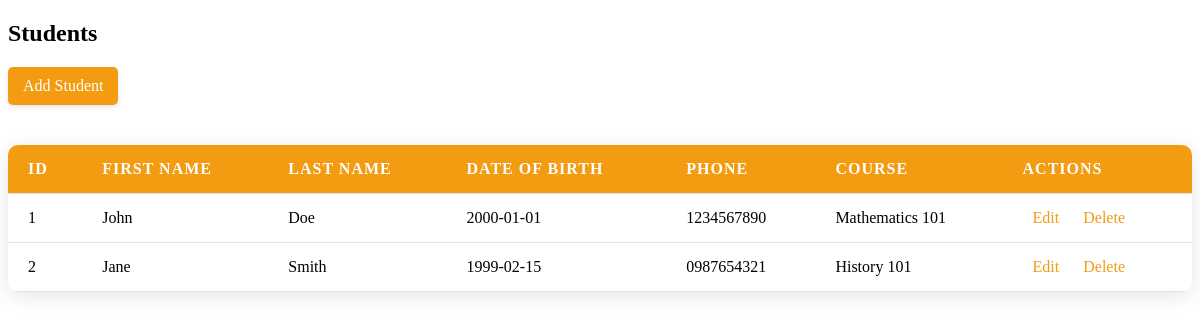
Page /students_section.php on the committed database.
### tables this page shows
CREATE TABLE students (
    student_id INT AUTO_INCREMENT PRIMARY KEY,
    user_id INT NOT NULL UNIQUE,   
    first_name VARCHAR(50) NOT NULL,
    last_name VARCHAR(50) NOT NULL,
    dob DATE NOT NULL,   
    phone VARCHAR(15),   
    course_id INT,   
    FOREIGN KEY (user_id) REFERENCES users(user_id) ON DELETE CASCADE,
    FOREIGN KEY (course_id) REFERENCES courses(course_id) ON DELETE SET NULL   
);

CREATE TABLE courses (
    course_id INT AUTO_INCREMENT PRIMARY KEY,
    course_name VARCHAR(100) NOT NULL UNIQUE,   
    course_description TEXT,
    created_at TIMESTAMP DEFAULT CURRENT_TIMESTAMP
);

### students_section.php (the view, shortened to what this page needs)
<?php
require '../php/db_connection.php';
$students = $pdo->query("SELECT s.student_id, s.first_name, s.last_name, s.dob, s.phone, c.course_name
                        FROM students s
                        LEFT JOIN courses c
                        ON s.course_id = c.course_id")->fetchAll(PDO::FETCH_ASSOC);
?>
<!DOCTYPE html>
<html lang="en">
<head>
    <link rel="stylesheet" href="../css/admin_dashboard_sections.css">
</head>
<body>
    <h2>Students</h2>
    <a href="../admin_add_feature/add_student.php" class="add-btn">Add Student</a>
    <table>
        <thead>
            <tr>
                <th>ID</th>
                <th>First Name</th>
                <th>Last Name</th>
                <th>Date of Birth</th>
                <th>Phone</th>
                <th>Course</th>
                <th>Actions</th>
            </tr>
        </thead>
        <tbody>
            <?php foreach ($students as $student): ?>
                <tr>
                    <td><?php echo $student['student_id']; ?></td>
                    <td><?php echo htmlspecialchars($student['first_name']); ?></td>
                    <td><?php echo htmlspecialchars($student['last_name']); ?></td>
                    <td><?php echo htmlspecialchars($student['dob']); ?></td>
                    <td><?php echo htmlspecialchars($student['phone']); ?></td>
                    <td><?php echo htmlspecialchars($student['course_name']); ?></td>
                    <td>
                        <a href="../admin_update_feature/update_student.php?student_id=<?php echo $student['student_id']; ?>">Edit</a>
                        <a href="../admin_delete_feature/delete_student.php?student_id=<?php echo $student['student_id']; ?>"
                            onclick="return confirm('Are you sure you want to delete this student?');">Delete</a>
                    </td>
                </tr>
            <?php endforeach; ?>
        </tbody>
    </table>
</body>
</html>

### admin_dashboard_sections.css (style rules this page uses)
table { width: 100%; border-collapse: collapse; margin-top: 20px; background-color: #ffffff; box-shadow: 0 4px 20px rgba(0, 0, 0, 0.1); border-radius: 10px; overflow: hidden; }
th, td { padding: 15px 20px; text-align: left; border-bottom: 1px solid #e2e2e2; }
th { background-color: #f39c12; color: #ffffff; font-weight: bold; text-transform: uppercase; letter-spacing: 1px; }
tr { transition: background-color 0.3s; }
a { color: #f39c12; text-decoration: none; padding: 5px 10px; border-radius: 5px; transition: background 0.3s, color 0.3s; }
.add-btn { display: inline-block; padding: 10px 15px; background-color: #f39c12; color: #ffffff; border-radius: 5px; margin-bottom: 20px; transition: background 0.3s ease; box-shadow: 0 2px 5px rgba(0, 0, 0, 0.1); }

### rows in the picture
students: student_id "1", first_name "John", last_name "Doe", dob "2000-01-01", phone "1234567890", course.course_name "Mathematics 101"
students: student_id "2", first_name "Jane", last_name "Smith", dob "1999-02-15", phone "0987654321", course.course_name "History 101"
